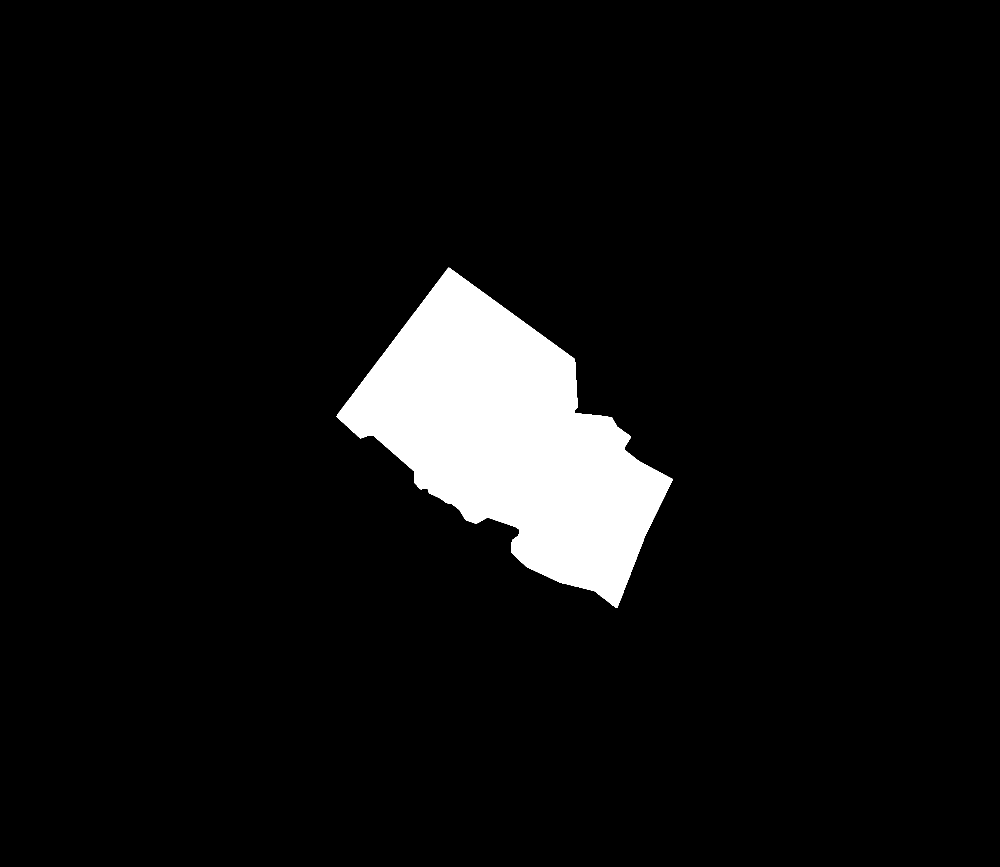
#> input picture tools/terrain/decor/masque-zone-militaire-pau.png, 3000 x 2600 px (shown at 1/3 size)
$ python decor_base_pau.py masque-zone-militaire-pau.png 5 5 1.0 1.0 1.0
#> lines starting #> are read from the running program, lines starting #| are printed output that depends on the picture; after the words box and inside, x2 and y2 are one past the last pixel; in counts of white or black regions, pixels touching at a corner belong together
### tools/terrain/decor/formes_base.py
#!/usr/bin/env python3
"""
Nom du fichier : formes_base.py
Description : Plans, textures et volumes du décor peint de la base de Pau :
              hangars, bâtiments, voitures, appareils.
Auteur : O. Booklage
Date : Août 2026
Licence : GPL v2
"""

import math

import numpy as np
from PIL import Image, ImageDraw
from scipy import ndimage

AXE = 125.0                       # cap de la piste 13/31, mesuré sur l'ortho
# Soleil de midi en été, hauteur ~65 degrés : une hauteur h projette 0,47 h,
# vers le nord (l'ombre part vers le haut de l'image).
OMBRE_FACTEUR = 0.47
OMBRE_AZIMUT = 0.0

BETON      = (134, 134, 130)
BETON_CLAIR= (150, 150, 146)
BETON_USE  = (120, 120, 118)
JOINT      = (139, 139, 137)
BITUME     = ( 88,  88,  86)
BITUME_USE = (104, 104, 101)
TOIT_TOLE  = (176, 178, 178)
TOIT_TOLE2 = (163, 165, 166)
TOIT_MAT   = (122, 112, 104)
TOIT_PLAT  = (138, 136, 130)
MARQUE     = (222, 220, 210)
MARQUE_J   = (206, 186,  92)
HERBE      = (104, 118,  92)
ARBRE      = ( 62,  80,  66)
OMBRE      = (  0,   0,   0,  62)
VEHICULE   = [(180,180,182),(70,72,76),(140,30,30),(40,60,110),(210,210,205)]
HELICO     = ( 74,  80,  66)

class Plan:
    """Dessin en mètres dans le repère de la piste. u court le long de l'axe
    (positif vers le sud-est), v en travers (positif vers le sud-ouest)."""

    def __init__(self, taille_px, centre_px, mpp):
        self.mpp = mpp
        self.img = Image.new("RGB", taille_px, HERBE)
        self.ombres = Image.new("RGBA", taille_px, (0, 0, 0, 0))
        self.cx, self.cy = centre_px
        a = math.radians(AXE)
        self.ux, self.uy = math.sin(a), -math.cos(a)
        self.vx, self.vy = math.cos(a), math.sin(a)
        self.dr = ImageDraw.Draw(self.img)
        self.dro = ImageDraw.Draw(self.ombres)

    @property
    def fin(self):
        """Vrai quand l'échelle permet le détail (marquages, véhicules)."""
        return self.mpp <= 0.6

    def px(self, u, v):
        return (self.cx + (u * self.ux + v * self.vx) / self.mpp,
                self.cy + (u * self.uy + v * self.vy) / self.mpp)

    def coins(self, u0, v0, lu, lv):
        return [self.px(u0, v0), self.px(u0 + lu, v0),
                self.px(u0 + lu, v0 + lv), self.px(u0, v0 + lv)]

    def dalle(self, u0, v0, lu, lv, couleur, texture=None):
        c = self.coins(u0, v0, lu, lv)
        if texture is None:
            self.dr.polygon(c, fill=couleur)
        else:
            m = Image.new("L", self.img.size, 0)
            ImageDraw.Draw(m).polygon(c, fill=255)
            self.img.paste(texture, (0, 0), m)
            self.dr = ImageDraw.Draw(self.img)

    def volume(self, u0, v0, lu, lv, hauteur, couleur):
        """Bâtiment : son ombre portée d'abord, puis son toit."""
        d = hauteur * OMBRE_FACTEUR
        du = d * math.cos(math.radians(OMBRE_AZIMUT - AXE))
        dv = d * math.sin(math.radians(OMBRE_AZIMUT - AXE))
        self.dro.polygon(self.coins(u0 + du, v0 + dv, lu, lv), fill=OMBRE)
        self.dr.polygon(self.coins(u0, v0, lu, lv), fill=couleur)

    def ligne(self, u0, v0, u1, v1, largeur_m, couleur):
        w = max(1, int(round(largeur_m / self.mpp)))
        self.dr.line([self.px(u0, v0), self.px(u1, v1)], fill=couleur, width=w)

    def disque(self, u, v, rayon_m, couleur, contour=None, epaisseur_m=0.0):
        x, y = self.px(u, v); r = rayon_m / self.mpp
        self.dr.ellipse([x - r, y - r, x + r, y + r], fill=couleur, outline=contour,
                        width=max(1, int(round(epaisseur_m / self.mpp))) if epaisseur_m else 1)


def texture(sources, taille, graine=0):
    """Pave une surface avec un morceau de photo réelle, en MIROIR.

    Le miroir n'est pas un ornement : une tuile retournée présente à son voisin
    le bord que celui-ci lui présente, si bien que le raccord est continu. Un
    pavage à retournements tirés au hasard, lui, laisse une grille de coutures
    visibles, défaut constaté au premier essai."""
    if not isinstance(sources, (list, tuple)):
        sources = [sources]
    m = sources[0].size[0]
    out = Image.new("RGB", taille)
    for jy, y in enumerate(range(0, taille[1], m)):
        for jx, x in enumerate(range(0, taille[0], m)):
            # trois herbes différentes en damier : le seul miroir donnait une
            # symétrie en kaléidoscope, visible dès qu'on la cherche
            t = sources[(jx + 2 * jy) % len(sources)]
            if jx % 2:
                t = t.transpose(Image.FLIP_LEFT_RIGHT)
            if jy % 2:
                t = t.transpose(Image.FLIP_TOP_BOTTOM)
            out.paste(t, (x, y))
    return out


def surface_lisse(couleur, taille, grain, echelle_m, mpp, graine):
    """Fabrique une surface minérale (béton, bitume) plutôt que de la prélever :
    les rares aires nettes de la plateforme portent toutes des bâtiments ou des
    marquages, qui se retrouveraient répétés dans le décor."""
    rng = np.random.default_rng(graine)
    h, w = taille[1], taille[0]
    petit = (max(4, int(w * mpp / echelle_m)), max(4, int(h * mpp / echelle_m)))
    tache = ndimage.gaussian_filter(rng.normal(0, 1, (petit[1], petit[0])).astype(np.float32), 1.0)
    tache = np.asarray(Image.fromarray(tache, mode="F").resize((w, h), Image.BICUBIC))
    fin = ndimage.gaussian_filter(rng.normal(0, 1, (h, w)).astype(np.float32), 0.7)
    v = tache / max(tache.std(), 1e-6) * grain + fin / max(fin.std(), 1e-6) * (grain * 0.45)
    a = np.clip(np.asarray(couleur, dtype=np.float32)[None, None, :] + v[..., None], 0, 255)
    return Image.fromarray(a.astype(np.uint8))


def hangar(p, u, v, lu, lv, hauteur=12.0):
    """Hangar à nef : toiture en tôle nervurée, faîtage, portes sur pignon."""
    p.volume(u, v, lu, lv, hauteur, TOIT_TOLE)
    if not p.fin:
        return
    for k in range(int(lv / 2.4)):                       # nervures de la tôle
        vv = v + 1.2 + k * 2.4
        p.ligne(u, vv, u + lu, vv, 0.5, TOIT_TOLE2)
    p.ligne(u, v + lv / 2, u + lu, v + lv / 2, 1.6, (196, 198, 198))   # faîtage
    for k in range(4):                                   # lanterneaux
        uu = u + lu * (0.2 + 0.2 * k)
        p.dalle(uu, v + lv / 2 - 3.0, 8.0, 6.0, (208, 210, 206))
    for k in range(int(lu / 9)):                         # salissures de toiture
        p.dalle(u + k * 9 + 2, v + 2, 5.0, lv - 4, (172, 174, 174))
    p.dalle(u, v + lv, lu, 1.2, (96, 96, 94))            # rive sombre
    p.dalle(u - 12, v, 12, lv, BETON_CLAIR)              # seuil bétonné


def batiment(p, u, v, lu, lv, hauteur, toit):
    p.volume(u, v, lu, lv, hauteur, toit)
    if not p.fin:
        return
    if toit is TOIT_PLAT:
        rng = np.random.default_rng(int(abs(u) * 7 + abs(v)))
        for _ in range(int(lu * lv / 260)):              # blocs de ventilation
            uu = u + rng.uniform(2, max(3, lu - 4)); vv = v + rng.uniform(2, max(3, lv - 4))
            p.dalle(uu, vv, rng.uniform(1.5, 3.5), rng.uniform(1.5, 3.0), (112, 110, 106))
    else:
        p.ligne(u, v + lv / 2, u + lu, v + lv / 2, 0.8, (150, 138, 128))


# [5 lines left out: function voiture, not called in this run]


def appareil(p, u, v, graine=0):
    """Silhouette d'hélicoptère au parking : fuselage, poutre, rotor."""
    rng = np.random.default_rng(graine)
    a = rng.uniform(-12, 12)                              # petit désalignement
    ca, sa = math.cos(math.radians(a)), math.sin(math.radians(a))
    def loc(du, dv):
        return (u + du * ca - dv * sa, v + du * sa + dv * ca)
    p.volume(*loc(-4.0, -1.3), 8.0, 2.6, 3.0, HELICO)     # cabine
    u2, v2 = loc(4.0, -0.5)
    p.volume(u2, v2, 6.5, 1.0, 2.6, HELICO)               # poutre de queue
    for k in range(4):                                    # pales
        ang = a + k * 45.0
        du = 7.2 * math.cos(math.radians(ang)); dv = 7.2 * math.sin(math.radians(ang))
        p.ligne(u, v, u + du, v + dv, 0.45, (58, 60, 58))

### tools/terrain/decor/scene_base.py
#!/usr/bin/env python3
"""
Nom du fichier : scene_base.py
Description : Composition du décor de la base : pistes, tabliers, bâtiments et
              véhicules posés sur le plan.
Auteur : O. Booklage
Date : Août 2026
Licence : GPL v2
"""

import numpy as np
from PIL import Image, ImageDraw
from scipy import ndimage

from decor.formes_base import (ARBRE, AXE, BETON, BETON_CLAIR, BETON_USE,
                               BITUME, BITUME_USE, HELICO, HERBE, JOINT,
                               MARQUE, MARQUE_J, OMBRE, OMBRE_AZIMUT,
                               TOIT_TOLE2,
                               OMBRE_FACTEUR, TOIT_MAT, TOIT_PLAT, TOIT_TOLE,
                               VEHICULE, Plan, appareil, batiment, hangar,
                               surface_lisse, texture, voiture)

def dessiner(taille_px, centre_px, mpp, textures):
    p = Plan(taille_px, centre_px, mpp)
    herbe, beton, bitume = textures
    p.img.paste(herbe, (0, 0)); p.dr = ImageDraw.Draw(p.img)

    # --- aire de stationnement le long de la piste et sa voie de circulation
    p.dalle(-780, -560, 1500, 300, BETON, beton)
    p.dalle(-780, -290, 1500, 40, BITUME, bitume)
    if p.fin:
        for k in range(int(1500 / 25)):                   # joints de dalle
            p.ligne(-780 + k * 25, -560, -780 + k * 25, -260, 0.25, JOINT)
        for k in range(int(300 / 25)):
            p.ligne(-780, -560 + k * 25, 720, -560 + k * 25, 0.25, JOINT)
        p.ligne(-780, -270, 720, -270, 0.6, MARQUE_J)     # axe de la voie

    # --- plots de poser, numérotés, avec quelques appareils garés
    rng = np.random.default_rng(5)
    for k in range(14):
        u = -720 + k * 105
        for v in (-470, -370):
            p.disque(u, v, 16, BETON_USE)
            if p.fin:
                p.disque(u, v, 15, None, contour=MARQUE, epaisseur_m=0.6)
                p.ligne(u - 6, v, u + 6, v, 0.5, MARQUE)
            if rng.random() < 0.45:
                appareil(p, u, v, graine=k * 7 + (0 if v < -400 else 1))

    # --- hangars et leur desserte
    for k in range(6):
        hangar(p, -700 + k * 190, -200, 130, 70)
    p.dalle(-780, -110, 1500, 26, BITUME, bitume)
    if p.fin:
        p.ligne(-780, -97, 720, -97, 0.5, MARQUE)

    # --- quartier technique : bâtiments, rues, stationnements
    rng = np.random.default_rng(7)
    for rangee in range(4):
        for k in range(7):
            u = -640 + k * 165 + rng.uniform(-15, 15)
            v = 40 + rangee * 130 + rng.uniform(-10, 10)
            lu, lv = rng.uniform(55, 110), rng.uniform(28, 48)
            toit = (TOIT_MAT, TOIT_PLAT, TOIT_TOLE2)[(k + rangee) % 3]
            batiment(p, u, v, lu, lv, rng.uniform(7, 13), toit)
    for rangee in range(5):
        p.dalle(-700, 10 + rangee * 130, 1350, 14, BITUME, bitume)
        if p.fin:
            for k in range(int(1350 / 12)):               # ligne axiale discontinue
                p.ligne(-700 + k * 12, 17, -694 + k * 12, 17, 0.15, MARQUE)
    for k in range(6):
        p.dalle(-620 + k * 230, 10, 12, 540, BITUME, bitume)

    # --- parkings véhicules, remplis
    for k in range(3):
        u0 = -660 + k * 150
        p.dalle(u0, 570, 120, 60, BITUME, bitume)
        if p.fin:
            for i in range(int(120 / 5.2)):
                p.ligne(u0 + 2 + i * 5.2, 572, u0 + 2 + i * 5.2, 598, 0.15, MARQUE)
                if rng.random() < 0.6:
                    voiture(p, u0 + 3 + i * 5.2, 574, cap_u=False, graine=k * 40 + i)

    # --- route de ceinture et rideau d'arbres
    p.dalle(-820, -600, 20, 1260, BITUME, bitume)
    p.dalle(760, -600, 20, 1260, BITUME, bitume)
    rng = np.random.default_rng(21)
    for v in np.arange(-560, 640, 26):
        for u in (-860, 800):
            uu = u + rng.uniform(-12, 12); vv = v + rng.uniform(-10, 10)
            r = rng.uniform(5, 10)
            d = 9.0 * OMBRE_FACTEUR
            p.dro.ellipse([p.px(uu + d, vv)[0] - r / mpp, p.px(uu + d, vv)[1] - r / mpp,
                           p.px(uu + d, vv)[0] + r / mpp, p.px(uu + d, vv)[1] + r / mpp], fill=OMBRE)
            p.disque(uu, vv, r, ARBRE)

    # les ombres, adoucies, se posent sur l'ensemble
    o = np.asarray(p.ombres).astype(np.float32)
    o[..., 3] = ndimage.gaussian_filter(o[..., 3], max(0.6, 0.9 / mpp))
    p.img = Image.alpha_composite(p.img.convert("RGBA"),
                                  Image.fromarray(o.astype(np.uint8))).convert("RGB")
    return p.img

### tools/terrain/decor/decor_base_pau.py
#!/usr/bin/env python3
"""
decor_base_pau.py
Décor IMAGINAIRE de la base d'hélicoptères de Pau-Uzein, dessiné à n'importe
quelle finesse (0,25 m par pixel pour les tuiles de détail, 1,80 m pour
l'orthophoto d'ensemble).

Rien ici ne prétend représenter les installations réelles, dont l'imagerie
officielle est floutée à la source : c'est un décor plausible pour un
simulateur, bâti sur le vocabulaire d'une base d'hélicoptères ordinaire.

Tout est dessiné en MÈTRES dans le repère de la piste (axe 125 degrés), jamais
en pixels : le même plan sert donc aux deux finesses, et le détail fin
(marquages, nervures de toiture, véhicules, appareils au parking) n'apparaît
que lorsque l'échelle le permet. Agrandir un dessin fait pour 1,80 m ne
donnerait que du flou.

Usage : decor_base_pau.py <sortie.png> <largeur_px> <hauteur_px> <mpp>
                          <lon_coin_no> <lat_coin_no>
"""
import math
import os
from pathlib import Path
import sys

import numpy as np
from PIL import Image, ImageDraw
from scipy import ndimage

# Morceaux d'orthophoto servant de textures : versionnés à côté de ce script,
# comme le masque de la zone militaire. ARTOUSTE_DECOR_TEXTURES permet d'en
# essayer d'autres sans toucher au dépôt.
TEXTURES_DIR = os.environ.get("ARTOUSTE_DECOR_TEXTURES",
                              str(Path(__file__).resolve().parent))

from decor.formes_base import (AXE, BETON, BITUME, surface_lisse, texture)
from decor.scene_base import dessiner


def main():
    sortie, W, H, mpp, lonNO, latNO = (sys.argv[1], int(sys.argv[2]), int(sys.argv[3]),
                                       float(sys.argv[4]), float(sys.argv[5]), float(sys.argv[6]))
    Image.MAX_IMAGE_PIXELS = None

    # Centre du décor : le centroïde du contour tracé à la main, en lon/lat.
    LON0, DLON = -0.4519550855, 0.0000222322
    LAT0, DLAT = 43.3943211600, 0.0000161700
    masque = Path(__file__).resolve().parent / "masque-zone-militaire-pau.png"
    m = np.asarray(Image.open(masque).convert("L")) > 128
#> m: shape (2600, 3000) bool; 6.3% white; 1 white region, box (x1, y1, x2, y2) and area: (1010, 803, 2018, 1824) 490535
    ys, xs = np.nonzero(m)
    lonC, latC = LON0 + xs.mean() * DLON, LAT0 - ys.mean() * DLAT
#> lonC = -0.418; latC = 43.37
    mx = 111320 * math.cos(math.radians(latC))
#> mx = 80918.2
    centre = ((lonC - lonNO) * mx / mpp, (latNO - latC) * 111320 / mpp)
#> centre = (-114739.7, -4716970.7)

    # Textures : de VRAIS morceaux d'orthophoto, pris à 25 cm sur les parties
    # nettes de la même plateforme (herbe au nord de la piste, béton de l'aire
    # civile, bitume d'une voie de circulation), puis ramenés à la finesse
    # demandée. Agrandir la photo d'ensemble à 1,80 m donnait des taches floues
    # aux coutures visibles : à 25 cm il faut de la donnée à 25 cm.
    def morceau(nom, cote_m=128.0, reference=None):
        """Un morceau de photo réelle, ramené à la finesse voulue. Les herbes
        prélevées à des endroits différents n'ont pas le même ton : on les
        recale sur la première, sans quoi le pavage dessine un damier."""
        chemin = Path(TEXTURES_DIR) / ("tex_%s.png" % nom)
        if not chemin.exists():
            raise SystemExit(
                "Texture absente : %s\n"
                "Les trois morceaux d'herbe sont normalement versionnés à côté de\n"
                "ce script. Les refaire : python3 -m decor.fetch_textures_pau\n"
                "Ou indiquer un autre dossier par ARTOUSTE_DECOR_TEXTURES." % chemin)
        im = Image.open(chemin).convert("RGB")   # 512 px = 128 m
        n = max(8, int(round(cote_m / mpp)))
        im = im.resize((n, n), Image.LANCZOS)
        if reference is not None:
            a = np.asarray(im, dtype=np.float32)
            b = np.asarray(reference, dtype=np.float32)
            for c in range(3):
                a[..., c] += b[..., c].mean() - a[..., c].mean()
            im = Image.fromarray(np.clip(a, 0, 255).astype(np.uint8))
        return im

    herbe0 = morceau("herbe")
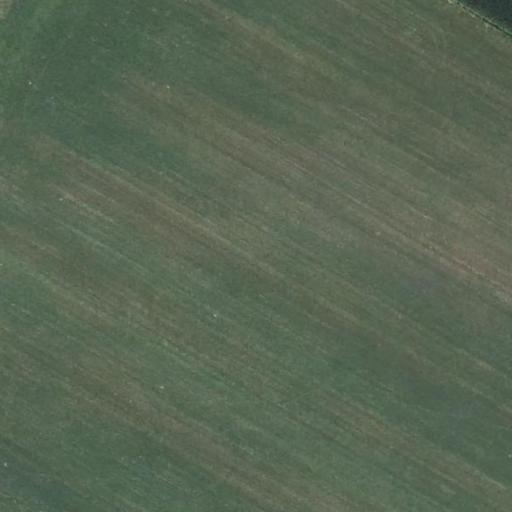
#> input picture tools/terrain/decor/tex_herbe.png, 512 x 512 px
#> in morceau, im is the input picture: PIL image 512x512 RGB; mean R, G, B 88.8, 102.7, 83.7
    textures = (texture([herbe0, morceau("herbe2", reference=herbe0),
                         morceau("herbe3", reference=herbe0)], (W, H)),
                surface_lisse(BETON, (W, H), 4.0, 3.0, mpp, 11),
                surface_lisse(BITUME, (W, H), 3.5, 2.5, mpp, 12))
#> call 2 of morceau, with nom = 'herbe2', cote_m = 128
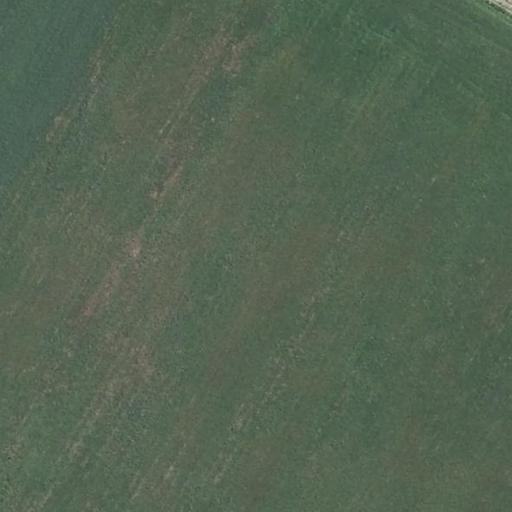
#> input picture tools/terrain/decor/tex_herbe2.png, 512 x 512 px
#> in morceau, im is the input picture: PIL image 512x512 RGB; mean R, G, B 85, 100.7, 82.4
#> call 3 of morceau, with nom = 'herbe3', cote_m = 128
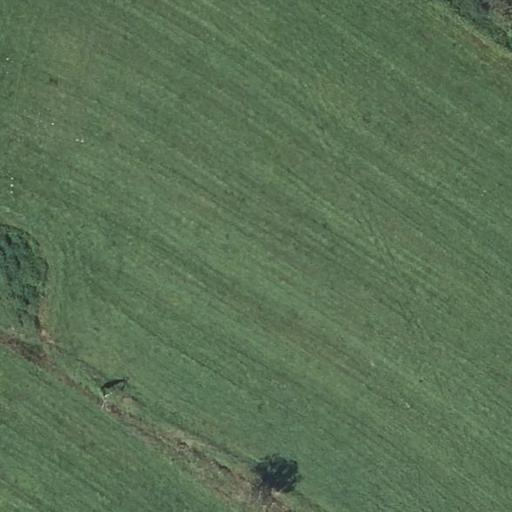
#> input picture tools/terrain/decor/tex_herbe3.png, 512 x 512 px
#> in morceau, im is the input picture: PIL image 512x512 RGB; mean R, G, B 91.2, 114.1, 85.5
#> after the loop in morceau (call 3), `for c in range(3):`:
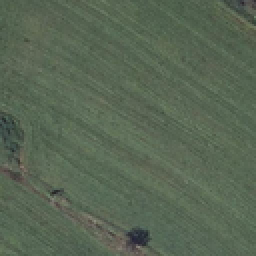
#> a: shape (128, 128, 3) float32 (shown 2 times larger); mean R, G, B 88.8, 102.7, 83.7
#> in texture, `m = sources[0].size[0]`: m = 128
#> in surface_lisse, `h, w = taille[1], taille[0]`: h = 5
#> in surface_lisse, `petit = (max(4, int(w * mpp / echelle_m)), max(4, int(h * mpp / echell..`: petit = (4, 4)
#> in surface_lisse, `tache = ndimage.gaussian_filter(rng.normal(0, 1, (petit[1], petit[0]))..`: tache = [[0.226, 0.471, 0.464, 0.122], [0.0469, 0.146, 0.275, 0.157], [0.0732, -0.0285, 0.134, 0.204], [0.232, 0.00193, 0.0603, 0.21]]
#> in surface_lisse, `tache = np.asarray(Image.fromarray(tache, mode="F").resize((w, h), Ima..`: tache = [[0.223, 0.416, 0.517, 0.372, 0.105], [0.0888, 0.2, 0.316, 0.29, 0.135], [0.0391, 0.0256, 0.117, 0.204, 0.182], [0.126, 0.000608, 0.0192, 0.142, 0.214], [0.249, 0.0654, 0.00594, 0.104, 0.217]]
#> in surface_lisse, `fin = ndimage.gaussian_filter(rng.normal(0, 1, (h, w)).astype(np.float..`: fin = [[0.219, -0.037, -0.156, -0.171, -0.629], [-0.63, -0.365, -0.627, -0.781, -0.572], [-0.643, -0.745, -0.723, -0.265, 0.157], [-0.194, -0.305, -0.124, 0.112, 0.109], [0.421, 0.419, -0.0138, -0.238, 0.0624]]
#> in surface_lisse, `v = tache / max(tache.std(), 1e-6) * grain + fin / max(fin.std(), 1e-6..`: v = [[7.98, 12.64, 15.14, 10.62, 0.0778], [-0.424, 4.33, 6.58, 5.02, 1.31], [-2.02, -2.95, -0.00699, 4.97, 6.4], [2.91, -1.51, -0.0304, 4.95, 7.13], [9.77, 4.12, 0.114, 2.01, 6.99]]
    dessiner((W, H), centre, mpp, textures).save(sortie)
#> in __init__, `self.cx, self.cy = centre_px`: self.cx = -114739.7; self.cy = -4716970.7
#> in dalle, `c = self.coins(u0, v0, lu, lv)`: c = [(-115057.5, -4717876.9), (-113828.7, -4717016.5), (-114000.8, -4716770.7), (-115229.5, -4717631.1)]
#> the loop in dessiner, `for k in range(14):` made 14 passes
#> the loop in dessiner, `for v in np.arange(-560, 640, 26):` made 47 passes
    print("décor écrit : %s (%d x %d, %.2f m/px)" % (sortie, W, H, mpp))


if __name__ == "__main__":
    main()
